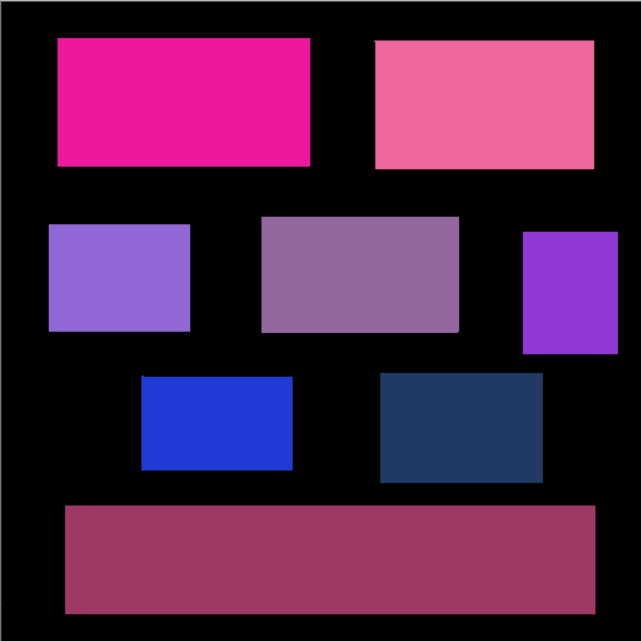
#> input picture image/houghlines.png, 641 x 641 px
$ python 7_HoughLinesP_image.py
#> lines starting #> are read from the running program, lines starting #| are printed output that depends on the picture; after the words box and inside, x2 and y2 are one past the last pixel; in counts of white or black regions, pixels touching at a corner belong together
# ===============程序功能：霍夫直线检测============== #
# https://github.com/philexohf/Computer_Vision_Primer
import cv2
import numpy as np

img = cv2.imread('./image/houghlines.png')
#> img is the input picture: shape (641, 641, 3); mean B, G, R 72.5, 33.4, 78.1
grayImg = cv2.cvtColor(img, cv2.COLOR_BGR2GRAY)
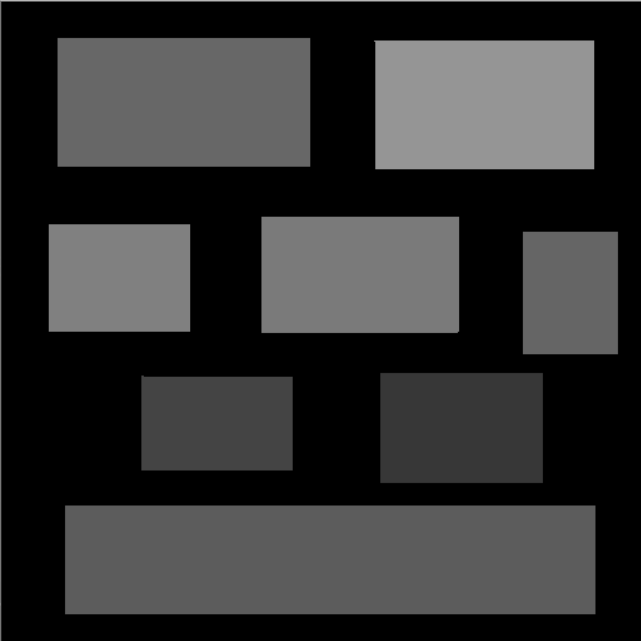
#> grayImg: shape (641, 641); min 0, max 184, mean 51.1
edgeImg = cv2.Canny(grayImg, 50, 150)
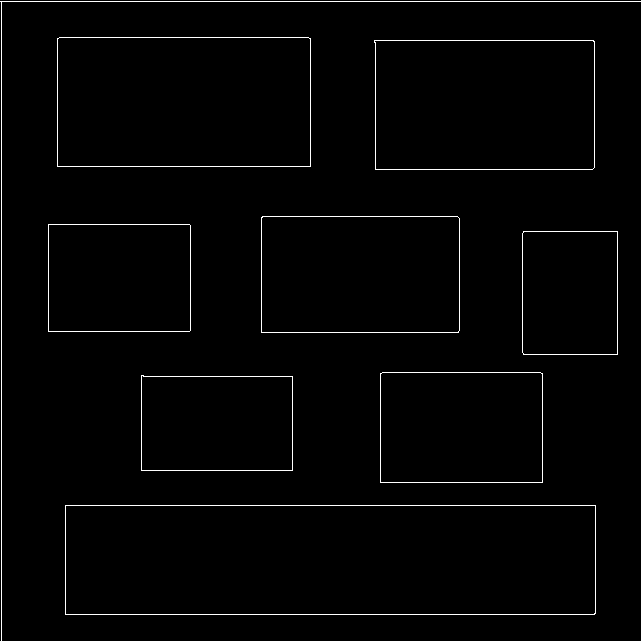
#> edgeImg: shape (641, 641); 1.6% white in thin lines or dots
minLineLength = 20
maxLineGap = 5
color = (0, 0, 255)
houghLine = cv2.HoughLinesP(edgeImg, 1, np.pi/180, 100, minLineLength, maxLineGap)
#> houghLine = 30 rows, first 6: [0, 1, 640, 1], [1, 640, 1, 2], [65, 505, 595, 505], [65, 614, 594, 614], [59, 37, 308, 37], [57, 166, 310, 166]

for x1, y1, x2, y2 in houghLine[0]:
    cv2.line(img, (x1, y1), (x2, y2), color, 2)
#> this loop made 1 pass
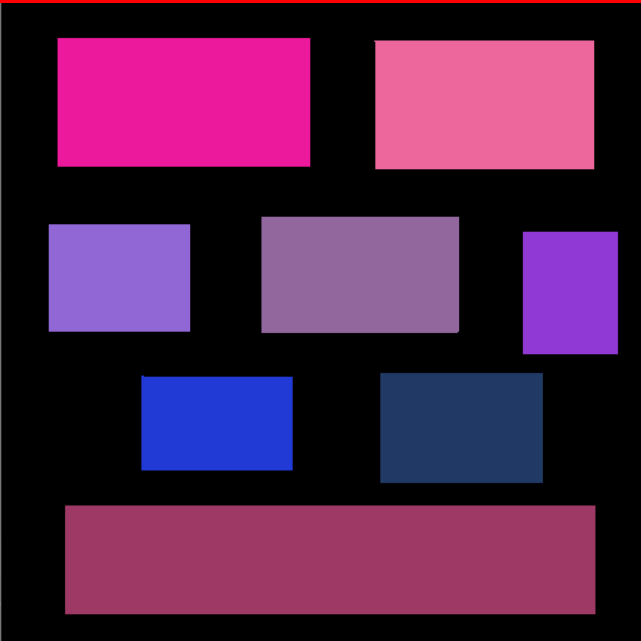
#> img: shape (641, 641, 3); 0.47% of pixels changed, all inside (x1, y1, x2, y2) = (0, 0, 641, 3)

cv2.namedWindow('edges', 0)
cv2.namedWindow('HoughLines', 0)
cv2.imshow('edges', edgeImg)
cv2.imshow('HoughLines', img)

cv2.waitKey(0)
cv2.destroyAllWindows()

$ run again, with image/brain.png copied over image/houghlines.png
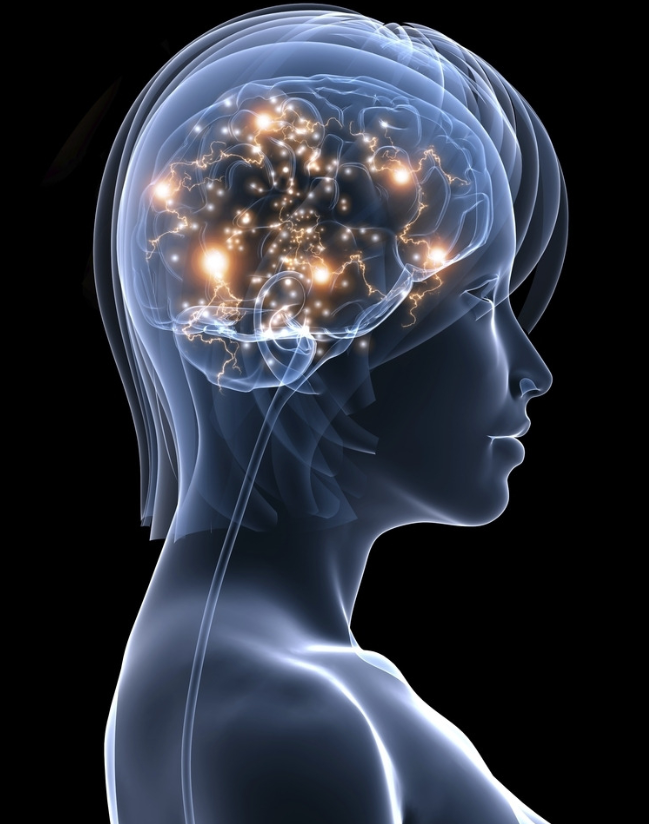
#> input picture image/brain.png, 649 x 824 px
#> img is the input picture: shape (824, 649, 3); mean B, G, R 62.3, 51, 46.4
#> `grayImg = cv2.cvtColor(img, cv2.COLOR_BGR2GRAY)`:
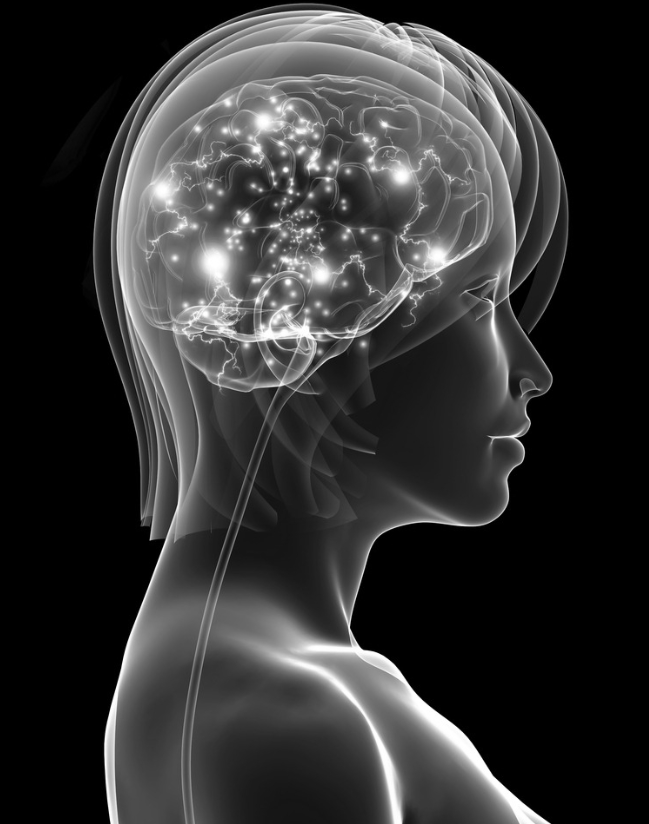
#> grayImg: shape (824, 649); min 0, max 255, mean 50.9
#> `edgeImg = cv2.Canny(grayImg, 50, 150)`:
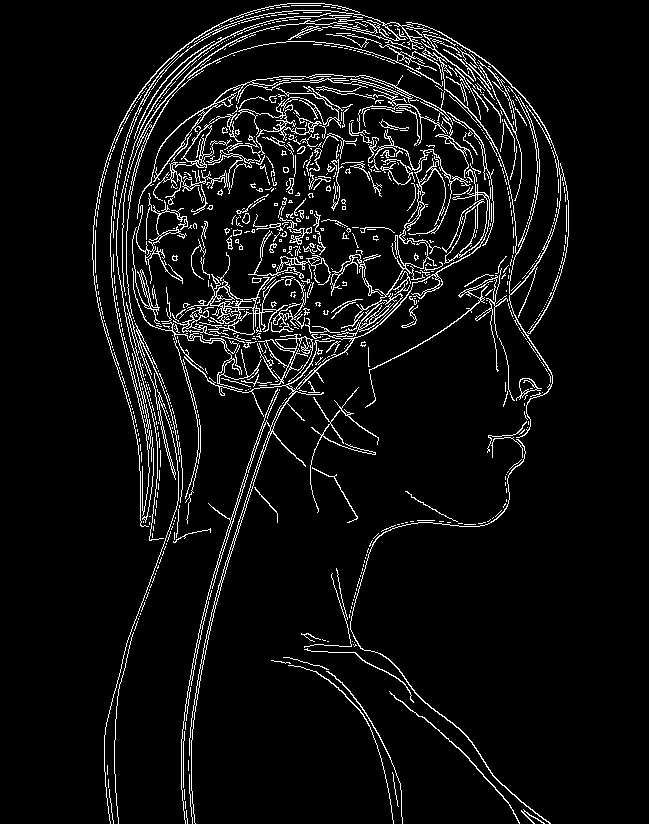
#> edgeImg: shape (824, 649); 6.3% white in thin lines or dots, all inside (x1, y1, x2, y2) = (92, 3, 569, 824)
#> houghLine = 320 rows, first 6: [252, 460, 258, 441], [212, 621, 215, 605], [228, 535, 235, 512], [244, 478, 248, 463], [243, 488, 244, 483], [255, 478, 264, 450]
#> the loop `for x1, y1, x2, y2 in houghLine[0]:` made 1 pass
